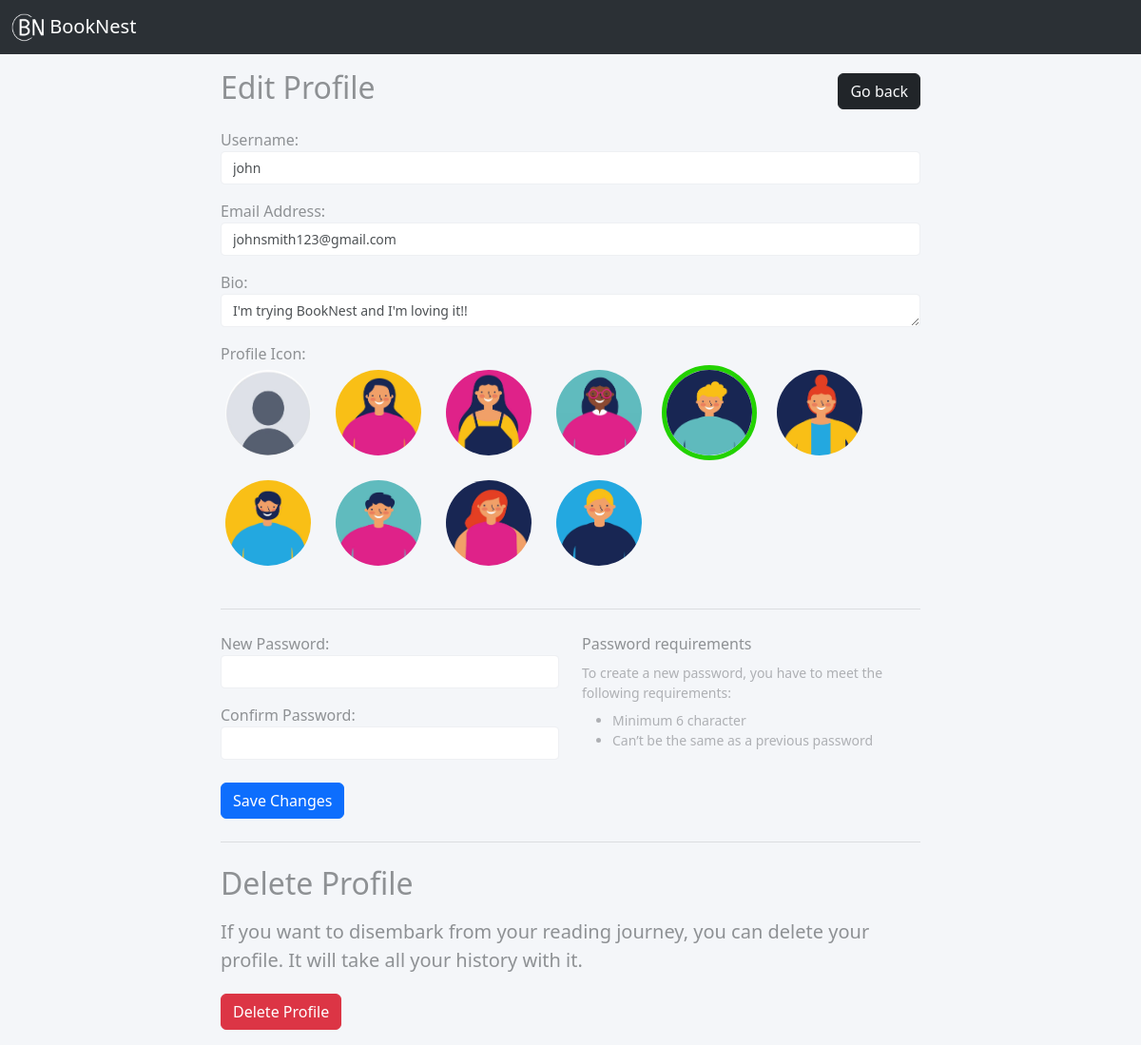
The app's page /profile/edit (signed in) with its own data.
### main/models.py (models this page shows, shortened)
class User(db.Model, UserMixin):
    id = db.Column(db.Integer, primary_key=True)
    username = db.Column(db.String(80), unique=True, nullable=False)
    email = db.Column(db.String(120), unique=True, nullable=False)
    password_hash = db.Column(db.String(128), nullable=False)
    bio = db.Column(db.Text, nullable=True, default="I'm trying BookNest and I'm loving it!!")
    icon = db.Column(db.String(100), nullable=True, default='static/user/default.jpg')
    created_at = db.Column(db.DateTime, default=datetime.now(timezone.utc))
    books = db.relationship('UserBook', backref='user', lazy=True)
    reviews = db.relationship('Review', backref='user', lazy=True, cascade="all, delete-orphan")
    @property
    def password(self):
        return self.password

### main/routes.py (the view, shortened to what this page needs)
@app.route('/profile/edit', methods=['GET', 'POST'])
@login_required
def edit_profile():
    form = EditProfileForm()
    if request.method == 'GET':
        form.username.data = current_user.username
        form.email.data = current_user.email
        form.bio.data = current_user.bio
        form.icon.data = current_user.icon
    return render_template('edit_profile.html', form=form, navbar='alternate')

### main/forms.py
class EditProfileForm(FlaskForm):
    username = StringField(label='Username:', validators=[Length(min=2, max=30), DataRequired()])
    email = StringField(label='Email Address:', validators=[Email(), DataRequired()])
    bio = TextAreaField(label='Bio:', validators=[Length(max=500)])
    icon = SelectField('Profile Icon', choices=[
        ('static/user/default.jpg', 'Default'),
        ('static/user/icon1.jpg', 'Icon 1'),
        ('static/user/icon2.jpg', 'Icon 2'),
        ('static/user/icon3.jpg', 'Icon 3'),
        ('static/user/icon4.jpg', 'Icon 4'),
        ('static/user/icon5.jpg', 'Icon 5'),
        ('static/user/icon6.jpg', 'Icon 6'),
        ('static/user/icon7.jpg', 'Icon 7'),
        ('static/user/icon8.jpg', 'Icon 8'),
        ('static/user/icon9.jpg', 'Icon 9'),
    ], validators=[DataRequired()], default='static/user/default.jpg')
    password1 = PasswordField(label='New Password:', validators=[Optional(), Length(min=6)])
    password2 = PasswordField(label='Confirm Password:', validators=[EqualTo('password1', message='The passwords entered do not match. Please enter both passwords carefully.'), Optional()])
    submit = SubmitField(label='Save Changes')

### main/models.py (called while the page is built)
@login_manager.user_loader
def load_user(user_id):
	return User.query.get(int(user_id))

### main/templates/edit_profile.html (shortened to what this page needs)
{% extends 'base.html' %}
{% block body %}
<div class="container">
    <div class="row justify-content-center">
        <div class="col-12 col-lg-10 col-xl-8 mx-auto">
            <div class="row justify-content-between align-items-center mt-3 mb-3">
                <div class="col">
                    <h2 class="h2  page-title">Edit Profile</h2>
                </div>
                <div class="col-auto">
                    <a class="btn btn-dark text-light" href="{{ url_for('account_page', user_id=current_user.id) }}">Go back</a>
                </div>
            </div>
            <form method="POST" action="{{ url_for('edit_profile') }}">
                <div class="form-group mb-3">
                    <label for="username">{{ form.username.label }}</label>
                    {{ form.username(class="form-control") }}
                </div>
                <div class="form-group mb-3">
                    <label for="email">{{ form.email.label }}</label>
                    {{ form.email(class="form-control") }}
                </div>
                <div class="form-group mb-3">
                    <label for="bio">{{ form.bio.label }}</label>
                    {{ form.bio(class="form-control") }}
                </div>
                <div class="form-group mb-3">
                    <label for="icon">Profile Icon:</label>
                    <div class="d-flex flex-wrap">
                        {% for value, label in form.icon.choices %}
                        <div class="icon-container me-3 mb-3">
                            <label for="icon_{{ loop.index }}"
                                class="d-flex flex-column align-items-center cursor-pointer">
                                <img src="{{ url_for('static', filename=value.split('static/')[1]) }}" alt="{{ label }}"
                                    style="width: 100px; height: 100px;">
                            </label>
                        </div>
                        {% endfor %}
                    </div>
                </div>
                <hr class="my-4" />
                <div class="row mb-4">
                    <div class="col-md-6">
                        <div class="form-group mb-3">
                            <label for="password1">{{ form.password1.label }}</label>
                            {{ form.password1(class="form-control") }}
                        </div>
                        <div class="form-group">
                            <label for="password2">{{ form.password2.label }}</label>
                            {{ form.password2(class="form-control") }}
                        </div>
                    </div>
                    <div class="col-md-6">
                        <p class="mb-2">Password requirements</p>
                        <p class="small text-muted mb-2">To create a new password, you have to meet the following
                            requirements:</p>
                        <ul class="small text-muted pl-4 mb-0">
                            <li>Minimum 6 character</li>
                            <li>Can’t be the same as a previous password</li>
                        </ul>
                    </div>
                </div>
                <button type="submit" class="btn btn-primary">Save Changes</button>
            </form>
            <hr class="my-4" />
            <h2 class="h2 mb-3 page-title">Delete Profile</h2>
            <p class="lead fw-normal mb-1">If you want to disembark from your reading journey, you can delete your profile. It will take all your history with it.</p>
            <form method="POST" action="{{ url_for('delete_profile') }}" class="mb-3"
                onsubmit="return confirm('Are you sure you want to delete your profile? This action cannot be undone.');">
                <button type="submit" class="btn btn-danger mt-3">Delete Profile</button>
            </form>
        </div>
    </div>
</div>
{% endblock %}

### main/templates/edit_profile.html (style rules this page uses)
body { color: #8e9194; background-color: #f4f6f9; }
img { vertical-align: middle; border-style: none; }
.text-muted { color: #aeb0b4 !important; }
.text-muted { font-weight: 300; }
.form-control { display: block; width: 100%; height: calc(1.5em + 0.75rem + 2px); padding: 0.375rem 0.75rem; font-size: 0.875rem; font-weight: 400; line-height: 1.5; color: #4d5154; background-color: #ffffff; background-clip: padding-box; border: 1px solid #eef0f3; border-radius: 0.25rem; transition: border-color 0.15s ease-in-out, box-shadow 0.15s ease-in-out; }
.icon-container { text-align: center; }
.icon-container img { border: 5px solid transparent; border-radius: 50%; cursor: pointer; }
.icon-container input:checked+label img { border-color: #23d200; }

### records on screen
User: username "john", email "johnsmith123@gmail.com", bio "I'm trying BookNest and I'm loving it!!"
